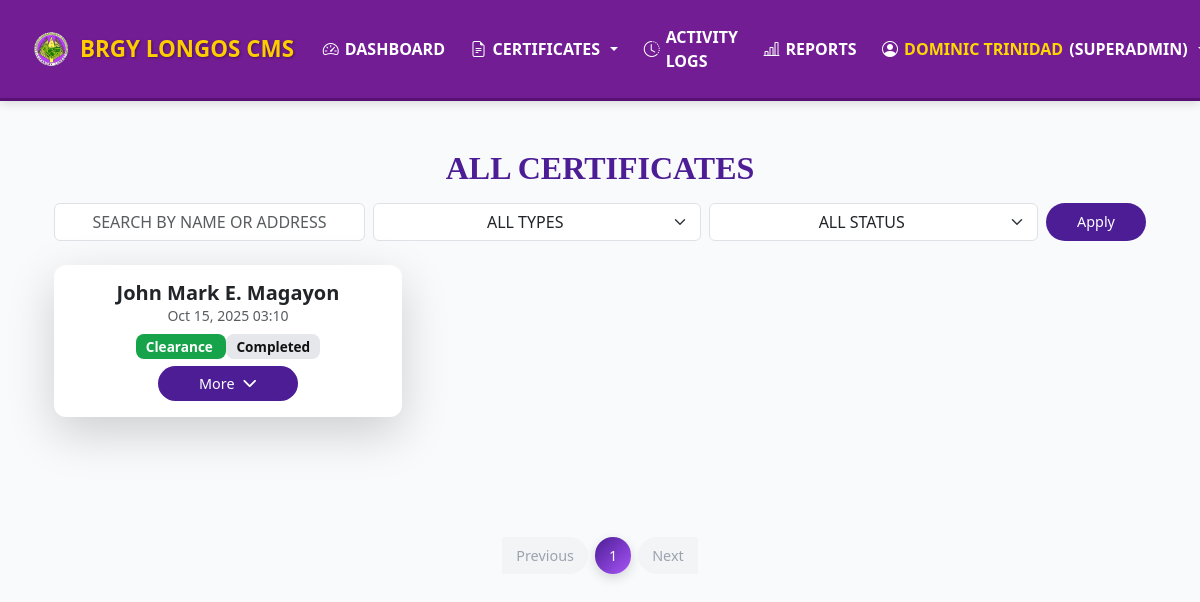
Page /certificates/ (signed in) on the earlier database version.
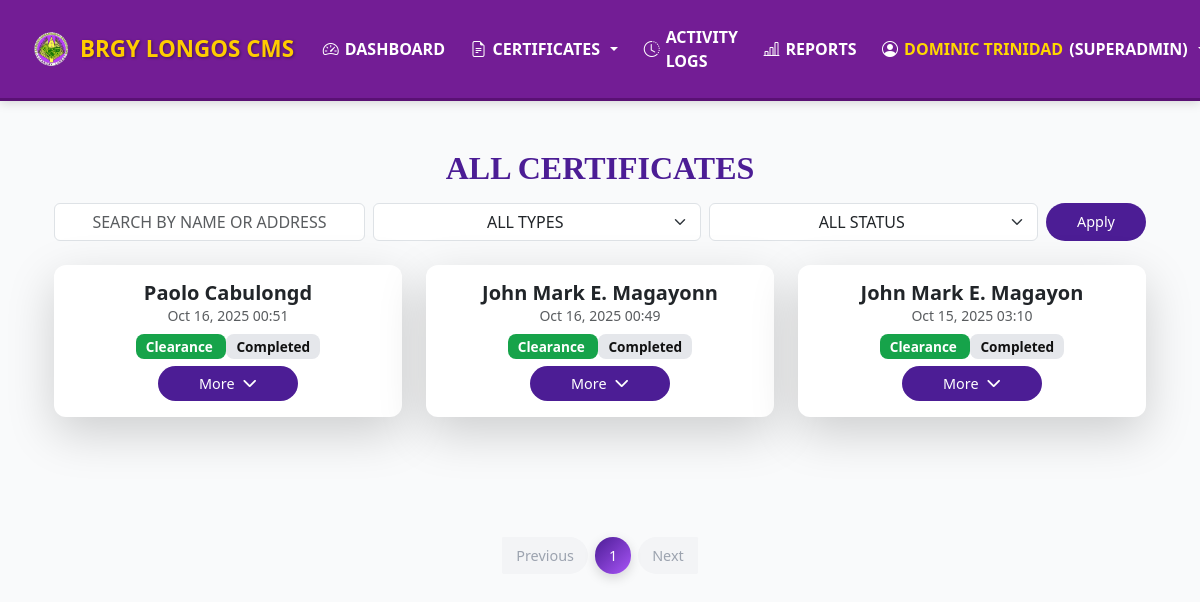
Same page on the later database version.
### certificates/models.py (models this page shows, shortened)
class UserProfile(models.Model):
    ROLE_CHOICES = [
        ('staff', 'Staff'),
        ('admin', 'Admin'),
        ('superadmin', 'SuperAdmin'),
    ]
    user = models.OneToOneField(User, on_delete=models.CASCADE, related_name="profile")
    role = models.CharField(max_length=20, choices=ROLE_CHOICES, default='staff')

class Certificate(models.Model):
    unique_id = models.CharField(max_length=20, unique=True, editable=False, blank=True, null=True)
    full_name = models.CharField(max_length=255, blank=True, null=True)
    address = models.CharField(max_length=255, blank=True, null=True)
    age = models.IntegerField(blank=True, null=True)
    occupation = models.CharField(max_length=255, blank=True, null=True)
    purpose = models.CharField(max_length=255, blank=True, null=True)
    resident_since = models.CharField(max_length=50, blank=True, null=True)
    document_type = models.CharField(max_length=50, choices=DOCUMENT_CHOICES, default="residency")
    status = models.CharField(max_length=50, choices=STATUS_CHOICES, default="PENDING")
    generated_docx = models.FileField(upload_to="generated/docx/", blank=True, null=True)
    generated_pdf = models.FileField(upload_to="generated/pdf/", blank=True, null=True)
    verification_token = models.UUIDField(default=uuid.uuid4, editable=False)
    expiration_date = models.DateTimeField(blank=True, null=True)
    created_at = models.DateTimeField(auto_now_add=True)
    reissue_date = models.DateTimeField(blank=True, null=True)
    reissued = models.BooleanField(default=False)

### certificates/views/certificate_views.py (the view)
# urls.py: path("", certificate_views.list_certificates, name="list_certificates"),  # /certificates/
@login_required
def list_certificates(request):
    search = request.GET.get('search', '')
    document_type = request.GET.get('document_type', '')
    status = request.GET.get('status', '')
    certificates = Certificate.objects.all()
    if search:
        certificates = certificates.filter(Q(full_name__icontains=search) | Q(address__icontains=search))
    if document_type:
        certificates = certificates.filter(document_type__iexact=document_type)
    if status:
        certificates = certificates.filter(status__iexact=status)
    paginator = Paginator(certificates.order_by('-created_at'), 9)
    page_number = request.GET.get('page')
    certificates = paginator.get_page(page_number)
    return render(request, 'certificates/list_certificates.html', {'certificates': certificates})

### certificates/templates/certificates/list_certificates.html (shortened to what this page needs)
{% extends "certificates/base.html" %}
{% block content %}
<div class="container-fluid py-4 all-certificates-section">
  <div class="header-box text-center mb-4">
    <h2 class="fw-bold activity-header-centered mb-3">ALL CERTIFICATES</h2>
   <form method="get" class="filters d-flex justify-content-center gap-2 flex-nowrap">
  <input type="text" name="search" class="form-control filter-input text-center"
         placeholder="SEARCH BY NAME OR ADDRESS"
         value="{{ request.GET.search|default_if_none:'' }}">
  <select name="document_type" class="form-select filter-select text-center" onchange="this.form.submit()">
    <option value="">ALL TYPES</option>
  </select>
  <select name="status" class="form-select filter-select text-center" onchange="this.form.submit()">
    <option value="">ALL STATUS</option>
  </select>
  <button type="submit" class="btn btn-theme apply-button">Apply</button>
</form>
  </div>
  <div class="row g-4 align-items-start certificates-grid">
    {% for cert in certificates %}
    <div class="col-12 col-md-4">
      <div class="card certificate-card shadow-lg border-0 p-3 d-flex flex-column align-items-center">
        <h5 class="card-title fw-semibold text-dark mb-0">{{ cert.full_name }}</h5>
        <p class="text-muted small mb-2">{{ cert.created_at|date:"M d, Y H:i" }}</p>
        <div class="mb-2">
          <span class="tag
            {% if cert.document_type|lower == 'clearance' %}tag-clearance
            {% elif cert.document_type|lower == 'indigency' %}tag-indigency
            {% elif cert.document_type|lower == 'residency' %}tag-residency
            {% endif %}">
            {{ cert.document_type|title }}
          </span>
          <span class="tag tag-status">{{ cert.status|title }}</span>
        </div>
        <div class="dropdown-container w-100 text-center">
          <button class="btn btn-theme toggle-dropdown d-flex justify-content-center align-items-center mx-auto" type="button" aria-expanded="false">
            More <i class="fa-solid fa-chevron-down ms-2"></i>
          </button>
        </div>
      </div>
    </div>
    {% empty %}
    <div class="col-12">
      <div class="alert alert-info text-center">No certificates found.</div>
    </div>
    {% endfor %}
  </div>
  <div class="d-flex justify-content-center mt-5 pagination-container">
    <nav aria-label="Page navigation">
      <ul class="pagination pagination-sm custom-pagination">
        {% if certificates.has_previous %}
          <li class="page-item">
            <a class="page-link" href="?page={{ certificates.previous_page_number }}">Previous</a>
          </li>
        {% else %}
          <li class="page-item disabled"><span class="page-link">Previous</span></li>
        {% endif %}
        {% for num in certificates.paginator.page_range %}
          {% if num == 1 or num == certificates.paginator.num_pages or num >= certificates.number|add:-2 and num <= certificates.number|add:2 %}
            <li class="page-item {% if certificates.number == num %}active{% endif %}">
              <a class="page-link" href="?page={{ num }}">{{ num }}</a>
            </li>
          {% elif num == certificates.number|add:-3 or num == certificates.number|add:3 %}
            <li class="page-item disabled"><span class="page-link">…</span></li>
          {% endif %}
        {% endfor %}
        {% if certificates.has_next %}
          <li class="page-item">
            <a class="page-link" href="?page={{ certificates.next_page_number }}">Next</a>
          </li>
        {% else %}
          <li class="page-item disabled"><span class="page-link">Next</span></li>
        {% endif %}
      </ul>
    </nav>
  </div>
</div>
<link rel="stylesheet" href="https://cdnjs.cloudflare.com/ajax/libs/font-awesome/6.4.0/css/all.min.css">
{% endblock %}

### certificates/templates/certificates/base.html (shortened to what this page needs)
<!doctype html>
{% load static %}
<html lang="en">
<head>
  <link href="https://cdn.jsdelivr.net/npm/bootstrap@5.3.0/dist/css/bootstrap.min.css" rel="stylesheet">
  <link href="https://cdn.jsdelivr.net/npm/bootstrap-icons@1.11.1/font/bootstrap-icons.css" rel="stylesheet">
</head>
<body>
<nav class="navbar navbar-expand-lg">
  <div class="container-fluid">
    <a class="navbar-brand" href="{% url 'certificates:dashboard' %}">
      <img src="{% static 'images/logo.png' %}" alt="Logo"> BRGY LONGOS CMS
    </a>
    <div class="collapse navbar-collapse" id="navbarNav">
      {% if user.is_authenticated %}
      {% with role=user.profile.role|default_if_none:"" %}
      <ul class="navbar-nav ms-auto mb-2 mb-lg-0 align-items-lg-center">
        <li class="nav-item">
          <a class="nav-link {% if request.path == '/' %}active{% endif %}" href="{% url 'certificates:dashboard' %}">
            <i class="bi bi-speedometer2"></i> DASHBOARD
          </a>
        </li>
        {% if role in 'staff admin superadmin' or user.is_superuser %}
        <li class="nav-item dropdown">
          <a class="nav-link dropdown-toggle" href="#" id="certDropdown" role="button" data-bs-toggle="dropdown" aria-expanded="false">
            <i class="bi bi-file-earmark-text"></i> CERTIFICATES
          </a>
        </li>
        {% endif %}
        {% if role in 'admin superadmin' or user.is_superuser %}
        <li class="nav-item"><a class="nav-link {% if 'activity_logs' in request.path %}active{% endif %}" href="{% url 'certificates:activity_logs' %}"><i class="bi bi-clock-history"></i> ACTIVITY LOGS</a></li>
        <li class="nav-item"><a class="nav-link {% if 'reports' in request.path %}active{% endif %}" href="{% url 'certificates:reports' %}"><i class="bi bi-bar-chart-line"></i> REPORTS</a></li>
        {% endif %}
        <li class="nav-item dropdown">
          <a class="nav-link dropdown-toggle fw-semibold" href="#" id="userDropdown" role="button" data-bs-toggle="dropdown" aria-expanded="false">
            <i class="bi bi-person-circle"></i>
            <span style="color: #FFD700; font-weight: bold;">{{ user.get_full_name|default:user.username }}</span>
            ({{ role|title }})
          </a>
        </li>
      </ul>
      {% endwith %}
      {% endif %}
    </div>
  </div>
</nav>
<div class="container my-4">
  {% block content %}{% endblock %}
</div>
</body>
</html>

### certificates/templates/certificates/base.html (style rules this page uses)
:root { --primary-color: #731d95; --secondary-color: #7c3aed; --accent-color: #a78bfa; --yellow: #ffcc00; --danger: #dc3545; --bg-color: #f9fafb; }
body { background-color: var(--bg-color); font-family: 'Segoe UI', Tahoma, Geneva, Verdana, sans-serif; color: #212529; overflow-x: hidden; }
.navbar { background-color: var(--primary-color); box-shadow: 0 2px 10px rgba(0,0,0,0.15); padding: 0.75rem 1.25rem; border-bottom: 3px solid #5a1174; position: sticky; top: 0; z-index: 1050; }
.navbar-brand { font-size: 1.4rem; font-weight: 800; color: var(--yellow) !important; text-transform: uppercase; display: flex; align-items: center; gap: 8px; text-shadow: 1px 1px 3px rgba(0,0,0,0.4); }
.navbar-brand img { max-height: 40px; border-radius: 8px; }
.navbar-nav .nav-link { color: #fff !important; font-weight: 600; text-transform: uppercase; border-radius: 8px; padding: 0.6rem 1rem; margin: 0.2rem 0.3rem; display: flex; align-items: center; gap: 6px; transition: all 0.3s ease; }

### certificates/templates/certificates/list_certificates.html (style rules this page uses)
:root { --violet-dark: #4c1d95; --violet-light: #a855f7; --red: #dc2626; --blue: #2563eb; --green: #16a34a; }
.activity-header-centered { font-family: 'Roboto Slab', serif; font-weight: 700; font-size: 2rem; text-transform: uppercase; color: var(--violet-dark); }
.certificate-card { position: relative; border-radius: 12px; background: #fff; transition: transform 0.25s ease, box-shadow 0.25s ease; }
.btn-theme { background: var(--violet-dark); color: #fff; border-radius: 50px; padding: 0.35rem 1.2rem; font-size: 0.9rem; min-width: 140px; transition: all 0.3s ease; }
.apply-button { min-width: 100px; padding: 0.35rem 1rem; }
.dropdown-container { position: relative; }
.tag { padding: 3px 10px; border-radius: 8px; font-weight: 600; font-size: 0.85rem; }
.tag-status { background: #e5e7eb; color: #111; }
.tag-clearance { background: var(--green); color: #fff; }
.filter-input::placeholder, .filter-select { text-align: center; }
.pagination-container { margin-top: 120px !important; }
.custom-pagination .page-item { margin: 0 4px; }
.custom-pagination .page-link { border: none; border-radius: 50px; padding: 8px 14px; font-size: 0.9rem; font-weight: 500; color: var(--violet-dark); background: #fff; box-shadow: 0 2px 6px rgba(0,0,0,0.08); transition: all 0.25s ease; }
.custom-pagination .page-item.active .page-link { color: #fff; background: linear-gradient(135deg, var(--violet-dark), var(--violet-light)); box-shadow: 0 4px 12px rgba(0,0,0,0.15); }
.custom-pagination .page-item.disabled .page-link { background: #f3f4f6; color: #9ca3af; box-shadow: none; pointer-events: none; }

Differences in the rows shown:
added Certificate: full_name "Paolo Cabulongd", created_at "Oct 16, 2025 00:51", document_type "Clearance", status "Completed"
added Certificate: full_name "John Mark E. Magayonn", created_at "Oct 16, 2025 00:49", document_type "Clearance", status "Completed"
